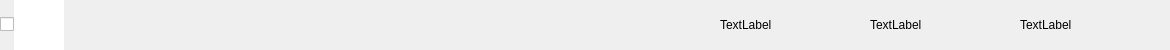
<?xml version="1.0" encoding="UTF-8"?>
<ui version="4.0">
 <class>ListItem</class>
 <widget class="QFrame" name="ListItem">
  <property name="geometry">
   <rect>
    <x>0</x>
    <y>0</y>
    <width>1170</width>
    <height>50</height>
   </rect>
  </property>
  <property name="sizePolicy">
   <sizepolicy hsizetype="Preferred" vsizetype="Fixed">
    <horstretch>0</horstretch>
    <verstretch>0</verstretch>
   </sizepolicy>
  </property>
  <property name="minimumSize">
   <size>
    <width>0</width>
    <height>50</height>
   </size>
  </property>
  <property name="maximumSize">
   <size>
    <width>16777215</width>
    <height>50</height>
   </size>
  </property>
  <property name="windowTitle">
   <string>Frame</string>
  </property>
  <layout class="QGridLayout" name="gridLayout_3">
   <property name="leftMargin">
    <number>0</number>
   </property>
   <property name="topMargin">
    <number>0</number>
   </property>
   <property name="rightMargin">
    <number>0</number>
   </property>
   <property name="bottomMargin">
    <number>0</number>
   </property>
   <property name="spacing">
    <number>0</number>
   </property>
   <item row="0" column="0">
    <layout class="QHBoxLayout" name="horizontalLayout">
     <item>
      <widget class="QCheckBox" name="check_box">
       <property name="text">
        <string/>
       </property>
      </widget>
     </item>
     <item>
      <widget class="QLabel" name="image">
       <property name="sizePolicy">
        <sizepolicy hsizetype="Fixed" vsizetype="Fixed">
         <horstretch>0</horstretch>
         <verstretch>0</verstretch>
        </sizepolicy>
       </property>
       <property name="minimumSize">
        <size>
         <width>50</width>
         <height>50</height>
        </size>
       </property>
       <property name="maximumSize">
        <size>
         <width>50</width>
         <height>50</height>
        </size>
       </property>
       <property name="styleSheet">
        <string notr="true">background-color: rgb(255, 255, 255);</string>
       </property>
       <property name="text">
        <string/>
       </property>
       <property name="scaledContents">
        <bool>true</bool>
       </property>
      </widget>
     </item>
     <item>
      <widget class="QStackedWidget" name="stackedWidget">
       <property name="currentIndex">
        <number>0</number>
       </property>
       <widget class="QWidget" name="text">
        <layout class="QGridLayout" name="gridLayout">
         <item row="0" column="0">
          <widget class="QLabel" name="lab_name">
           <property name="text">
            <string/>
           </property>
          </widget>
         </item>
        </layout>
       </widget>
       <widget class="QWidget" name="edit">
        <layout class="QGridLayout" name="gridLayout_2">
         <item row="0" column="0">
          <widget class="QLineEdit" name="lineEdit"/>
         </item>
        </layout>
       </widget>
      </widget>
     </item>
     <item>
      <spacer name="horizontalSpacer">
       <property name="orientation">
        <enum>Qt::Horizontal</enum>
       </property>
       <property name="sizeHint" stdset="0">
        <size>
         <width>40</width>
         <height>20</height>
        </size>
       </property>
      </spacer>
     </item>
    </layout>
   </item>
   <item row="0" column="1">
    <layout class="QHBoxLayout" name="horizontalLayout_2">
     <item>
      <widget class="QLabel" name="lab_modify_time">
       <property name="sizePolicy">
        <sizepolicy hsizetype="Fixed" vsizetype="Preferred">
         <horstretch>0</horstretch>
         <verstretch>0</verstretch>
        </sizepolicy>
       </property>
       <property name="minimumSize">
        <size>
         <width>150</width>
         <height>0</height>
        </size>
       </property>
       <property name="maximumSize">
        <size>
         <width>150</width>
         <height>16777215</height>
        </size>
       </property>
       <property name="text">
        <string>TextLabel</string>
       </property>
      </widget>
     </item>
     <item>
      <widget class="QLabel" name="lab_type">
       <property name="sizePolicy">
        <sizepolicy hsizetype="Fixed" vsizetype="Preferred">
         <horstretch>0</horstretch>
         <verstretch>0</verstretch>
        </sizepolicy>
       </property>
       <property name="minimumSize">
        <size>
         <width>150</width>
         <height>0</height>
        </size>
       </property>
       <property name="maximumSize">
        <size>
         <width>150</width>
         <height>16777215</height>
        </size>
       </property>
       <property name="text">
        <string>TextLabel</string>
       </property>
      </widget>
     </item>
     <item>
      <widget class="QLabel" name="lab_size">
       <property name="sizePolicy">
        <sizepolicy hsizetype="Fixed" vsizetype="Preferred">
         <horstretch>0</horstretch>
         <verstretch>0</verstretch>
        </sizepolicy>
       </property>
       <property name="minimumSize">
        <size>
         <width>150</width>
         <height>0</height>
        </size>
       </property>
       <property name="maximumSize">
        <size>
         <width>150</width>
         <height>16777215</height>
        </size>
       </property>
       <property name="text">
        <string>TextLabel</string>
       </property>
      </widget>
     </item>
    </layout>
   </item>
  </layout>
 </widget>
 <resources/>
 <connections/>
</ui>
